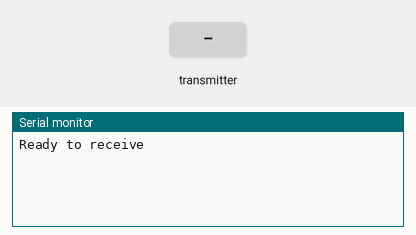
Recording of a sketch running on a simulated ESP32. On the bench: the last lines printed to the serial monitor. The test bench sets the inputs (shaded band).

Above: at 1.2 s.
1.3 s: the transmitter starts sending a = 0
At 1.61 s:
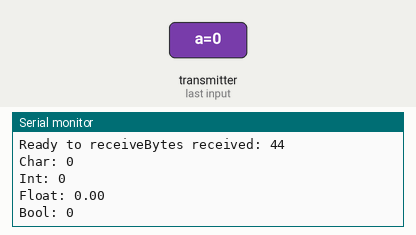
2.8 s: the transmitter starts sending b = 1024
4.3 s: the transmitter starts sending c = 25
5.8 s: the transmitter starts sending d = 1
At 6.11 s:
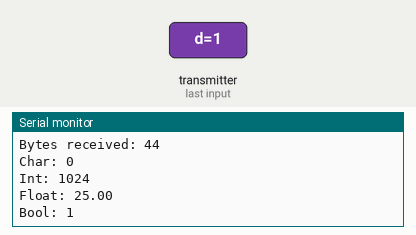
7.3 s: the transmitter starts sending a = 1
8.8 s: the transmitter starts sending b = 2048
Timing chart, 0 to 11.3 s (numbered marks = the images above; inputs shaded):
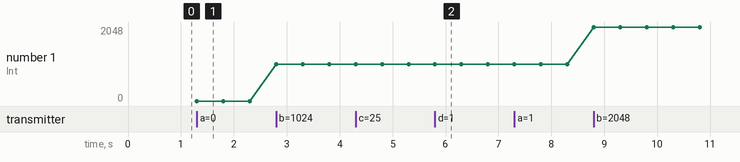

Measured:
- after the input at 1.3 s, the serial monitor: prints a new line at once (image 1)
- after the input at 5.8 s, the serial monitor: prints a new line at once (image 2)
- plotted number 1: 0 → 1024 after the input at 2.8 s, 1024 → 2048 after the input at 8.8 s

The sketch:

ESPNow_Receiver_Init.ino
```cpp
#include <esp_now.h>
#include <WiFi.h>

typedef struct struct_message {
    char a[32]; // array of 31 characters. The last character is a terminator. More memory efficient as opposed to strings
    int b;
    float c;
    bool d;
} struct_message;

struct_message myData; //global struct myData

void OnDataRecv(const uint8_t * mac, const uint8_t *incomingData, int len) {
  memcpy(&myData, incomingData, sizeof(myData));
  Serial.print("Bytes received: ");
  Serial.println(len);
  Serial.print("Char: ");
  Serial.println(myData.a);
  Serial.print("Int: ");
  Serial.println(myData.b);
  Serial.print("Float: ");
  Serial.println(myData.c);
  Serial.print("Bool: ");
  Serial.println(myData.d);
  Serial.println();
}

void setup() {
  // Initialize Serial Monitor
  Serial.begin(115200);

  // Set device as a Wi-Fi Station
  WiFi.mode(WIFI_STA);

  // Init ESP-NOW
  if (esp_now_init() != ESP_OK) {
    Serial.println("Error initializing ESP-NOW");
    return;
  }
  Serial.print("Ready to receive");

  // Once ESPNow is successfully Init, we will register for recv CB to
  // get recv packer info
  esp_now_register_recv_cb(esp_now_recv_cb_t(OnDataRecv));
}

void loop() {

}
```
